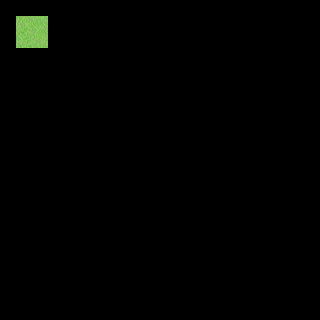

This is a level from a 2D game, rendered from its Tiled map with the project's own tilesets. A one-line summary and the complete map file follow:
An orthogonal 20x20 tile map with 16x16 px tiles, 3 tile layers (regions, input_set, output_under1 ground), 2 tilesets.

<map version="1.0" orientation="orthogonal" renderorder="right-down" width="20" height="20" tilewidth="16" tileheight="16" nextobjectid="2">
 <properties>
  <property name="NoOverlappingRules" value="true" />
 </properties>
 <tileset firstgid="1" name="ruleset" tilewidth="16" tileheight="16" tilecount="60" columns="10">
  <image source="../tilesets/ruleset.png" width="160" height="96" />
 </tileset>
 <tileset firstgid="61" name="outside_a2" tilewidth="16" tileheight="16" tilecount="768" columns="32">
  <image source="../tilesets/outside_a2.png" width="512" height="384" />
 </tileset>
 <layer name="regions" width="20" height="20">
  <data encoding="csv">
0,0,0,0,0,0,0,0,0,0,0,0,0,0,0,0,0,0,0,0,
0,1,1,0,0,0,0,0,0,0,0,0,0,0,0,0,0,0,0,0,
0,1,1,0,0,0,0,0,0,0,0,0,0,0,0,0,0,0,0,0,
0,0,0,0,0,0,0,0,0,0,0,0,0,0,0,0,0,0,0,0,
0,0,0,0,0,0,0,0,0,0,0,0,0,0,0,0,0,0,0,0,
0,0,0,0,0,0,0,0,0,0,0,0,0,0,0,0,0,0,0,0,
0,0,0,0,0,0,0,0,0,0,0,0,0,0,0,0,0,0,0,0,
0,0,0,0,0,0,0,0,0,0,0,0,0,0,0,0,0,0,0,0,
0,0,0,0,0,0,0,0,0,0,0,0,0,0,0,0,0,0,0,0,
0,0,0,0,0,0,0,0,0,0,0,0,0,0,0,0,0,0,0,0,
0,0,0,0,0,0,0,0,0,0,0,0,0,0,0,0,0,0,0,0,
0,0,0,0,0,0,0,0,0,0,0,0,0,0,0,0,0,0,0,0,
0,0,0,0,0,0,0,0,0,0,0,0,0,0,0,0,0,0,0,0,
0,0,0,0,0,0,0,0,0,0,0,0,0,0,0,0,0,0,0,0,
0,0,0,0,0,0,0,0,0,0,0,0,0,0,0,0,0,0,0,0,
0,0,0,0,0,0,0,0,0,0,0,0,0,0,0,0,0,0,0,0,
0,0,0,0,0,0,0,0,0,0,0,0,0,0,0,0,0,0,0,0,
0,0,0,0,0,0,0,0,0,0,0,0,0,0,0,0,0,0,0,0,
0,0,0,0,0,0,0,0,0,0,0,0,0,0,0,0,0,0,0,0,
0,0,0,0,0,0,0,0,0,0,0,0,0,0,0,0,0,0,0,0
</data>
 </layer>
 <layer name="input_set" width="20" height="20">
  <data encoding="csv">
0,0,0,0,0,0,0,0,0,0,0,0,0,0,0,0,0,0,0,0,
0,3,3,0,0,0,0,0,0,0,0,0,0,0,0,0,0,0,0,0,
0,3,3,0,0,0,0,0,0,0,0,0,0,0,0,0,0,0,0,0,
0,0,0,0,0,0,0,0,0,0,0,0,0,0,0,0,0,0,0,0,
0,0,0,0,0,0,0,0,0,0,0,0,0,0,0,0,0,0,0,0,
0,0,0,0,0,0,0,0,0,0,0,0,0,0,0,0,0,0,0,0,
0,0,0,0,0,0,0,0,0,0,0,0,0,0,0,0,0,0,0,0,
0,0,0,0,0,0,0,0,0,0,0,0,0,0,0,0,0,0,0,0,
0,0,0,0,0,0,0,0,0,0,0,0,0,0,0,0,0,0,0,0,
0,0,0,0,0,0,0,0,0,0,0,0,0,0,0,0,0,0,0,0,
0,0,0,0,0,0,0,0,0,0,0,0,0,0,0,0,0,0,0,0,
0,0,0,0,0,0,0,0,0,0,0,0,0,0,0,0,0,0,0,0,
0,0,0,0,0,0,0,0,0,0,0,0,0,0,0,0,0,0,0,0,
0,0,0,0,0,0,0,0,0,0,0,0,0,0,0,0,0,0,0,0,
0,0,0,0,0,0,0,0,0,0,0,0,0,0,0,0,0,0,0,0,
0,0,0,0,0,0,0,0,0,0,0,0,0,0,0,0,0,0,0,0,
0,0,0,0,0,0,0,0,0,0,0,0,0,0,0,0,0,0,0,0,
0,0,0,0,0,0,0,0,0,0,0,0,0,0,0,0,0,0,0,0,
0,0,0,0,0,0,0,0,0,0,0,0,0,0,0,0,0,0,0,0,
0,0,0,0,0,0,0,0,0,0,0,0,0,0,0,0,0,0,0,0
</data>
 </layer>
 <layer name="output_under1 ground" width="20" height="20">
  <data encoding="csv">
0,0,0,0,0,0,0,0,0,0,0,0,0,0,0,0,0,0,0,0,
0,61,62,0,0,0,0,0,0,0,0,0,0,0,0,0,0,0,0,0,
0,93,94,0,0,0,0,0,0,0,0,0,0,0,0,0,0,0,0,0,
0,0,0,0,0,0,0,0,0,0,0,0,0,0,0,0,0,0,0,0,
0,0,0,0,0,0,0,0,0,0,0,0,0,0,0,0,0,0,0,0,
0,0,0,0,0,0,0,0,0,0,0,0,0,0,0,0,0,0,0,0,
0,0,0,0,0,0,0,0,0,0,0,0,0,0,0,0,0,0,0,0,
0,0,0,0,0,0,0,0,0,0,0,0,0,0,0,0,0,0,0,0,
0,0,0,0,0,0,0,0,0,0,0,0,0,0,0,0,0,0,0,0,
0,0,0,0,0,0,0,0,0,0,0,0,0,0,0,0,0,0,0,0,
0,0,0,0,0,0,0,0,0,0,0,0,0,0,0,0,0,0,0,0,
0,0,0,0,0,0,0,0,0,0,0,0,0,0,0,0,0,0,0,0,
0,0,0,0,0,0,0,0,0,0,0,0,0,0,0,0,0,0,0,0,
0,0,0,0,0,0,0,0,0,0,0,0,0,0,0,0,0,0,0,0,
0,0,0,0,0,0,0,0,0,0,0,0,0,0,0,0,0,0,0,0,
0,0,0,0,0,0,0,0,0,0,0,0,0,0,0,0,0,0,0,0,
0,0,0,0,0,0,0,0,0,0,0,0,0,0,0,0,0,0,0,0,
0,0,0,0,0,0,0,0,0,0,0,0,0,0,0,0,0,0,0,0,
0,0,0,0,0,0,0,0,0,0,0,0,0,0,0,0,0,0,0,0,
0,0,0,0,0,0,0,0,0,0,0,0,0,0,0,0,0,0,0,0
</data>
 </layer>
</map>
